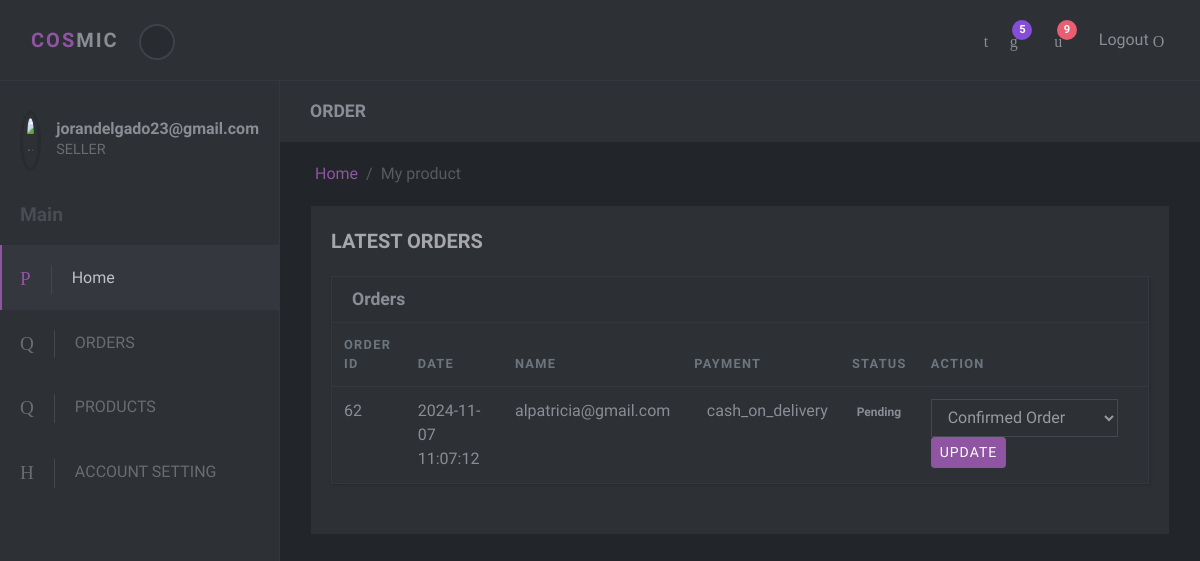
Before: /user_transaction (signed in) with the older database file.
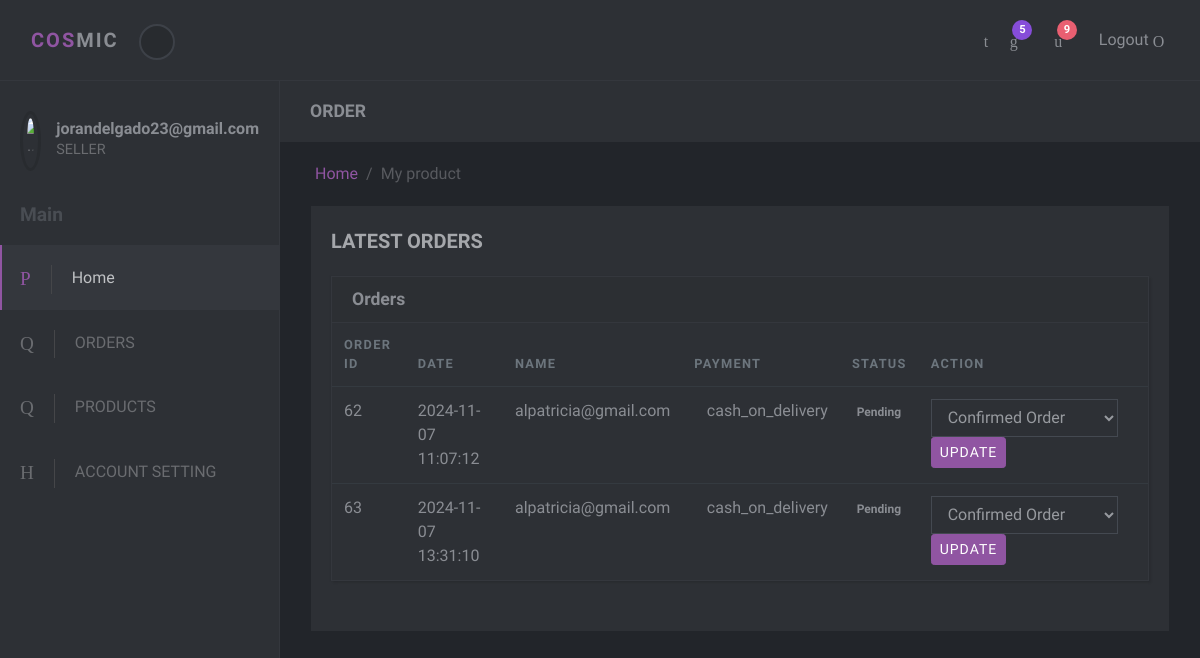
After: the same page with the newer database file.
### tables this page shows
CREATE TABLE "order_items" (
	"item_id"	INTEGER,
	"order_id"	INTEGER,
	"product_name"	TEXT,
	"variation"	TEXT,
	"product_price"	INTEGER,
	"quantity"	INTEGER,
	"subtotal"	INTEGER,
	"shop_name"	TEXT,
	"selected_items"	TEXT,
	"shipping_cost"	INTEGER,
	FOREIGN KEY("order_id") REFERENCES "orders"("order_id"),
	PRIMARY KEY("item_id" AUTOINCREMENT)
);

CREATE TABLE "orders" (
	"order_id"	INTEGER,
	"firstname"	TEXT,
	"lastname"	TEXT,
	"email"	TEXT,
	"address"	TEXT,
	"phone_number"	TEXT,
	"payment_method"	TEXT,
	"order_date"	DATETIME DEFAULT CURRENT_TIMESTAMP,
	"status"	TEXT,
	"shop_name"	TEXT,
	"cancellation_status"	TEXT,
	"cancellation_reason"	TEXT,
	"cancel_status"	TEXT,
	"seller_decision"	TEXT,
	PRIMARY KEY("order_id" AUTOINCREMENT)
);

### app.py (the view)
@app.route('/user_transaction', methods=['GET', 'POST'])
def user_transaction():
    user_email = session.get('email')
    conn = sqlite3.connect('users.db')
    cursor = conn.cursor()
    email = session.get('email')
    logged_in = True if email else False
    cursor.execute('SELECT shop_name FROM seller_account WHERE email = ?', (user_email,))
    result = cursor.fetchone()
    if result:
        shop_name = result[0]
        cursor.execute('''
            SELECT orders.order_id, firstname, lastname, email, address, phone_number, payment_method, order_date, status,
                   product_name, variation, product_price, quantity, subtotal
            FROM orders
            JOIN order_items ON orders.order_id = order_items.order_id
            WHERE orders.shop_name = ?
            ORDER BY orders.order_id, order_items.item_id
        ''', (shop_name,))
        rows = cursor.fetchall()
        orders = {}
        for row in rows:
            order_id = row[0]
            if order_id not in orders:
                orders[order_id] = {
                    'order_id': row[0],
                    'firstname': row[1],
                    'lastname': row[2],
                    'email': row[3],
                    'address': row[4],
                    'phone_number': row[5],
                    'payment_method': row[6],
                    'order_date': row[7],
                    'status': row[8],
                    'order_items': [],
                }
            orders[order_id]['order_items'].append({
                'product_name': row[9],
                'variation': row[10],
                'product_price': row[11],
                'quantity': row[12],
                'subtotal': row[13],
            })
        conn.close()
        return render_template('user_transaction.html', orders=orders.values(), logged_in=logged_in, email=email)
    else:
        flash('Shop name not found for the logged-in seller.', 'error')
        return redirect(url_for('login'))

### app.py (called while the page is built)
@app.teardown_appcontext
def close_connection(exception):
    db = getattr(g, 'db', None)  # Use 'db' instead of '_database'
    if db is not None:
        db.close()

### templates/user_transaction.html (shortened to what the changed rows need)
<!DOCTYPE html>
<html>
  <head>
    <link rel="stylesheet" href="/static/assets/css/bootstrap.min.css">
    <link rel="stylesheet" href="/static/assets/vendor/font-awesome/css/font-awesome.css">
    <link rel="stylesheet" href="/static/assets/css/font.css">
    <link rel="stylesheet" href="/static/assets/css/style.default.css" id="theme-stylesheet">
    <link rel="stylesheet" href="/static/assets/css/style.violet.css">
  </head>
  <body>
    <div class="d-flex align-items-stretch">
        <nav id="sidebar">
          <div class="sidebar-header d-flex align-items-center">
            <div class="title">
              <h1 class="h6">{{ email }}</h1>
            </div>
          </div>
        </nav>
      <div class="page-content">
        <div class="page-header no-margin-bottom">
          <div class="container-fluid">
            <h2 class="h5 no-margin-bottom">ORDER</h2>
          </div>
        </div>
        <section>
            <div class="container-fluid">
                <div class="row">
                    <div class="col-lg-12">
                        <div class="block margin-bottom-sm">
                            <div class="position-relative card table-nowrap table-card">
                                <div class="table-responsive">
                                    <table class="table mb-0">
                                        <thead class="small text-uppercase bg-body text-muted">
                                            <tr>
                                                <th>ORDER ID</th>
                                                <th>Date</th>
                                                <th>Name</th>
                                                <th>Payment</th>
                                                <th>Status</th>
                                                <th>Action</th>
                                            </tr>
                                        </thead>
                                        <tbody>
                                            {% for order in orders %}
                                            <tr class="align-middle">
                                                <td>{{ order.order_id }}</td>
                                                <td>{{ order.order_date }}</td>
                                                <td>{{ order.email }}</td>
                                                <td>
                                                    <div class="d-flex align-items-center">
                                                        <span><i class="fa fa-arrow-{{ 'up' if order.arrow_direction == 'up' else 'down' }}" aria-hidden="true"></i></span>
                                                        <span>{{ order.payment_method }}</span>
                                                    </div>
                                                </td>
                                                <td>
                                                    <span class="badge fs-6 fw-normal bg-tint-{{ order.status_class }} text-{{ order.status_text_color }}">{{ order.status }}</span>
                                                </td>
                                                <td>
                                                    <form action="{{ url_for('update_status') }}" method="post" class="form-inline">
                                                        <select name="status" class="form-control mr-2">
                                                            <option value="Confirmed Order" {% if order.status == 'Confirmed Order' %}selected{% endif %}>Confirmed Order</option>
                                                        </select>
                                                        <button type="submit" class="btn btn-primary btn-sm">Update</button>
                                                    </form>
                                                </td>
                                            </tr>
                                            {% endfor %}
                                        </tbody>
                                    </table>
                                </div>
                            </div>
                        </div>
                    </div>
                </div>
            </div>
        </section>
</body>
</html>

Changed rows visible on the page:
added order_items: order_id "63", order_date "2024-11-07 13:31:10", email "alpatricia@gmail.com", payment_method "cash_on_delivery", status "Pending"
